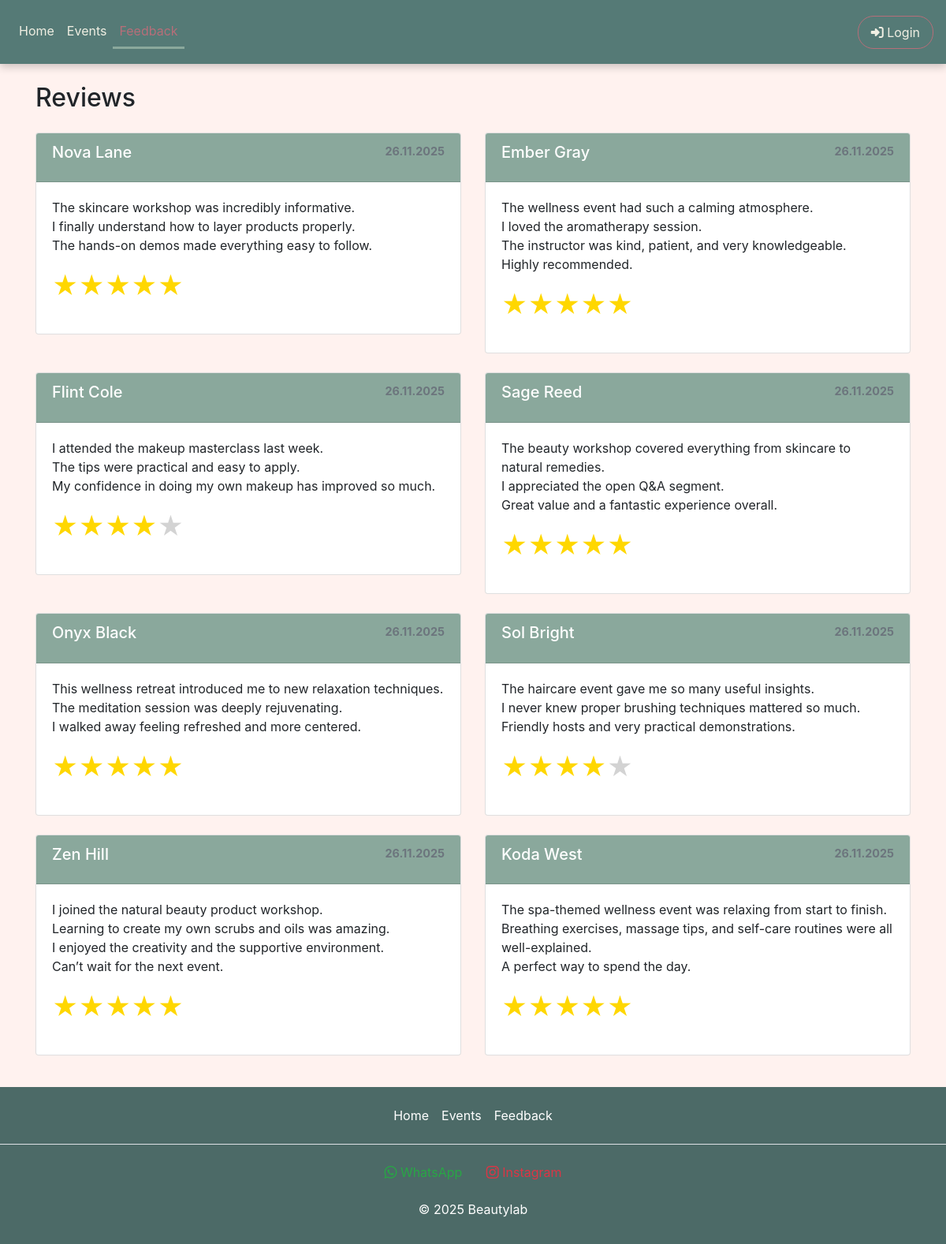
The app's page /feedback.php, older data.
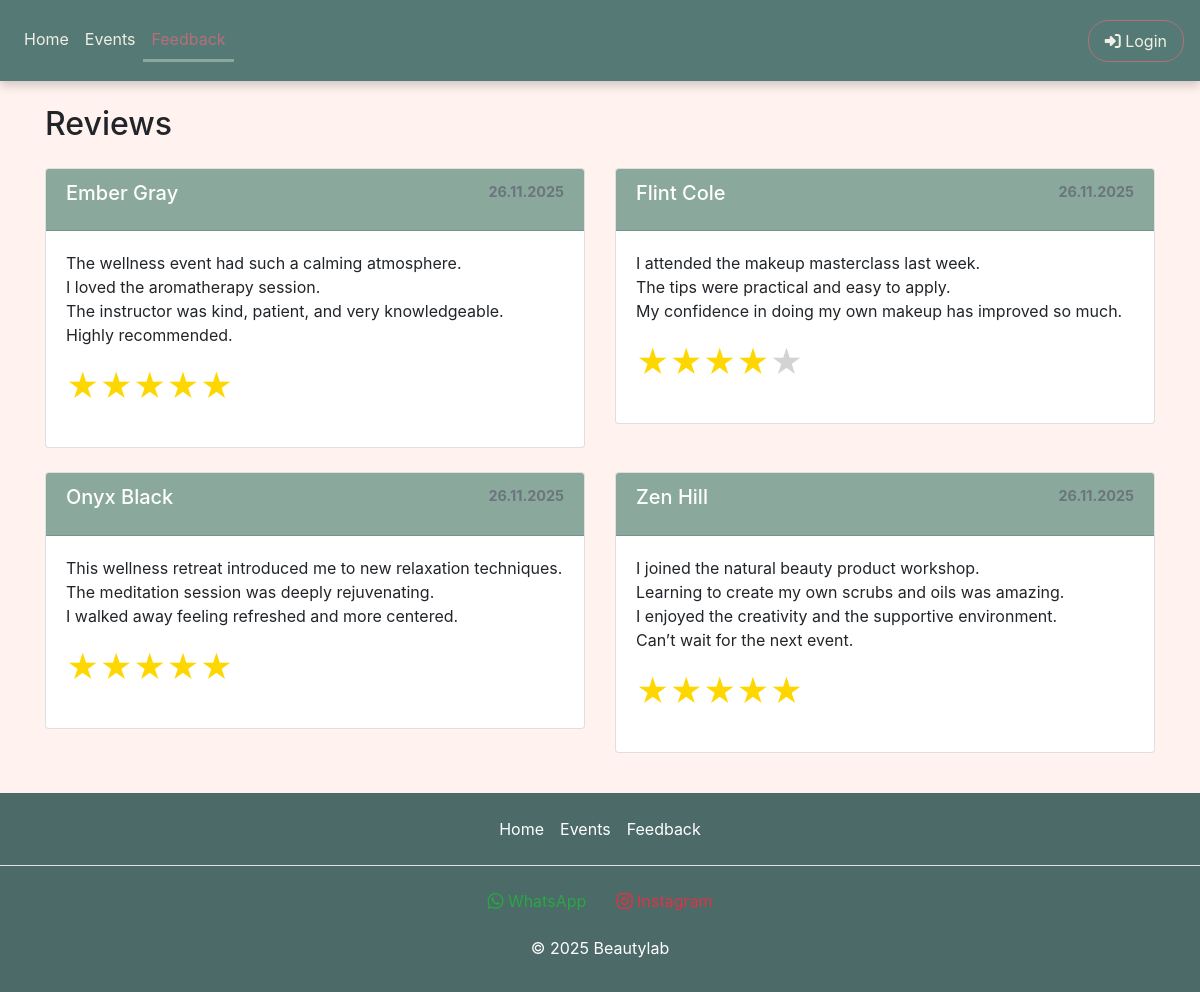
The same page, newer data.
### tables this page shows
CREATE TABLE `reviews` (
  `review_id` int(11) NOT NULL,
  `user_id` int(11) NOT NULL,
  `content` text NOT NULL,
  `created_at` datetime DEFAULT current_timestamp(),
  `rating` int(1) NOT NULL DEFAULT 0
);

CREATE TABLE `users` (
  `user_id` int(11) NOT NULL,
  `username` varchar(50) NOT NULL,
  `first_name` varchar(50) NOT NULL,
  `last_name` varchar(50) NOT NULL,
  `email` varchar(100) NOT NULL,
  `user_password` varchar(255) NOT NULL,
  `user_role` varchar(50) DEFAULT 'user',
  `created_at` timestamp NOT NULL DEFAULT current_timestamp(),
  `image_path` varchar(255) DEFAULT 'profile_pictures/placeholder.jpg'
);

### load_reviews.php (the view, shortened to what this page needs)
<!DOCTYPE html>
<html lang="en">
<body>
    <div class="row">
        <?php
        require 'db_connection.php';
        $sql = "SELECT r.review_id, r.user_id, r.content, r.rating, r.created_at, u.first_name, u.last_name, u.user_role
                    FROM reviews r
                    JOIN users u ON r.user_id = u.user_id
                    ORDER BY r.created_at DESC";
        $result = $conn->query($sql);
        if ($result->num_rows > 0):
            while ($row = $result->fetch_assoc()):
        ?>
                <div class="col-12 col-md-8 col-lg-6 mb-4">
                    <div class="card review-card">
                        <div class="card-header text-white d-flex">
                            <h5 class="card-title">
                                <?= htmlspecialchars($row['first_name'] . " " . $row['last_name']); ?>
                            </h5>
                            <p class="text-muted ml-auto" style="font-size:0.9em;">
                                <?= date('d.m.Y', strtotime($row['created_at'])); ?>
                            </p>
                        </div>
                        <div class="card-body">
                            <p class="card-text">
                                <?= nl2br(htmlspecialchars($row['content'])); ?>
                            </p>
                            <p>
                                <?php
                                $rating = (int)$row['rating'];
                                for ($i = 0; $i < $rating; $i++) echo '<span class="star gold">★</span>';
                                for ($i = $rating; $i < 5; $i++) echo '<span class="star gray">★</span>';
                                ?>
                            </p>
                        </div>
                    </div>
                </div>
        <?php
            endwhile;
        else:
            echo "<p>No reviews found.</p>";
        endif;
        ?>
    </div>
</body>
</html>

### feedback.php (shortened to what this page needs)
<!DOCTYPE html>
<html lang="en">
<head>
    <?php include "head_links.php" ?>
</head>
<body style="background-color:#FFF2EF">
    <?php include 'nav.php' ?>
    <div class="container mt-4">
        <div class="feedback-header d-flex justify-content-between align-items-center mb-4">
            <h2 class="m-0">Reviews</h2>
        </div>
        <?php include 'load_reviews.php' ?>
    </div>
    <?php include "footer.php" ?>
</body>
</html>

### head_links.php (shortened to what this page needs)
<link rel="stylesheet" href="https://cdn.jsdelivr.net/npm/bootstrap@4.0.0/dist/css/bootstrap.min.css">
<link rel="stylesheet" href="https://cdn.jsdelivr.net/npm/bootstrap-icons@1.10.5/font/bootstrap-icons.css">
<link rel="stylesheet" href="https://cdnjs.cloudflare.com/ajax/libs/font-awesome/6.5.1/css/all.min.css" />
<link rel="stylesheet" href="style.css">

### nav.php (shortened to what this page needs)
<?php
$currentPage = basename($_SERVER['PHP_SELF']);
?>
<nav class="navbar navbar-expand-lg navbar-dark bg-dark modern-navbar">
    <div class="collapse navbar-collapse" id="navbarNavAltMarkup">
        <div class="navbar-nav mr-auto">
            <a class="nav-item nav-link <?= $currentPage === 'index.php' ? 'active' : '' ?>" href="index.php">Home</a>
            <a class="nav-item nav-link <?= $currentPage === 'events.php' ? 'active' : '' ?>" href="events.php">Events</a>
            <a class="nav-item nav-link <?= $currentPage === 'feedback.php' ? 'active' : '' ?>" href="feedback.php">Feedback</a>
        </div>
        <div class="navbar-nav ml-auto">
            <?php if (isset($_SESSION['first_name'])): ?>
                <a class="nav-item nav-link <?= $currentPage === 'profile.php' ? 'active' : '' ?>" href="profile.php">
                    <?= htmlspecialchars($_SESSION['first_name']) ?>
                </a>
                <a class="nav-item nav-link logout-btn<?= $currentPage === 'logout.php' ? 'active' : '' ?>" href="logout.php">
                    <i class="fas fa-sign-out-alt"></i> Logout
                </a>
            <?php else: ?>
                <a class="nav-item nav-link login-btn <?= $currentPage === 'login_page.php' ? 'active' : '' ?>" href="login_page.php">
                    <i class="fas fa-sign-in-alt"></i> Login <span class="sr-only">(current)</span>
                </a>
            <?php endif; ?>
        </div>
    </div>
</nav>

### footer.php
<footer class="py-3 mt-3 modern-footer text-white">
    <ul class="nav justify-content-center border-bottom pb-3 mb-3">
        <li class="nav-item"><a href="index.php" class="nav-link px-2 text-white">Home</a></li>
        <li class="nav-item"><a href="events.php" class="nav-link px-2 text-white">Events</a></li>
        <li class="nav-item"><a href="feedback.php" class="nav-link px-2 text-white">Feedback</a></li>
    </ul>
    <div class="text-center mb-3">
        <a href="https://wa.me/YOURNUMBER" target="_blank" class="btn text-success me-2 ">
            <i class="bi bi-whatsapp"></i> WhatsApp
        </a>
        <a href="https://instagram.com/technikum_wien" target="_blank" class="btn text-danger ">
            <i class="bi bi-instagram"></i> Instagram
        </a>
    </div>
    <p class="text-center text-white">© 2025 Beautylab</p>
</footer>

### style.css (style rules this page uses)
.star { font-size: 2rem; }
.gold { color: gold; }
.gray { color: lightgray; }
.modern-navbar { background-color: #557A76 !important; padding: 1.2rem 1rem; box-shadow: 0 4px 10px rgba(0, 0, 0, 0.2); }
.modern-navbar .navbar-nav .nav-link { color: #F0EFE3 !important; transition: all 0.3s ease; }
.modern-navbar .navbar-nav .nav-link.active { color: #B76E79 !important; border-bottom: 3px solid #8AA89C; }
.modern-navbar .login-btn, .modern-navbar .logout-btn { padding: 0.5rem 1rem !important; margin-left: 10px; border: 1px solid #B76E79; border-radius: 20px; }
.modern-footer { background-color: #4C6A67 !important; }
.review-card .card-header { background-color: #8AA89C; color: #557A76; font-weight: bold; }

Row changes from the older to the newer data that the page shows:
removed reviews: user.last_name "Nova Lane", created_at "26.11.2025", content "The skincare workshop was incredibly informative. I finally understand how to layer products properly. The hands-on demos made everything easy to follow.", rating 5 (drawn)
removed reviews: user.last_name "Sage Reed", created_at "26.11.2025", content "The beauty workshop covered everything from skincare to natural remedies. I appreciated the open Q&A segment. Great value and a fantastic experience overall.", rating 5 (drawn)
removed reviews: user.last_name "Sol Bright", created_at "26.11.2025", content "The haircare event gave me so many useful insights. I never knew proper brushing techniques mattered so much. Friendly hosts and very practical demonstrations.", rating 4 (drawn)
removed reviews: user.last_name "Koda West", created_at "26.11.2025", content "The spa-themed wellness event was relaxing from start to finish. Breathing exercises, massage tips, and self-care routines were all well-explained. A perfect way to spend the day.", rating 5 (drawn)
